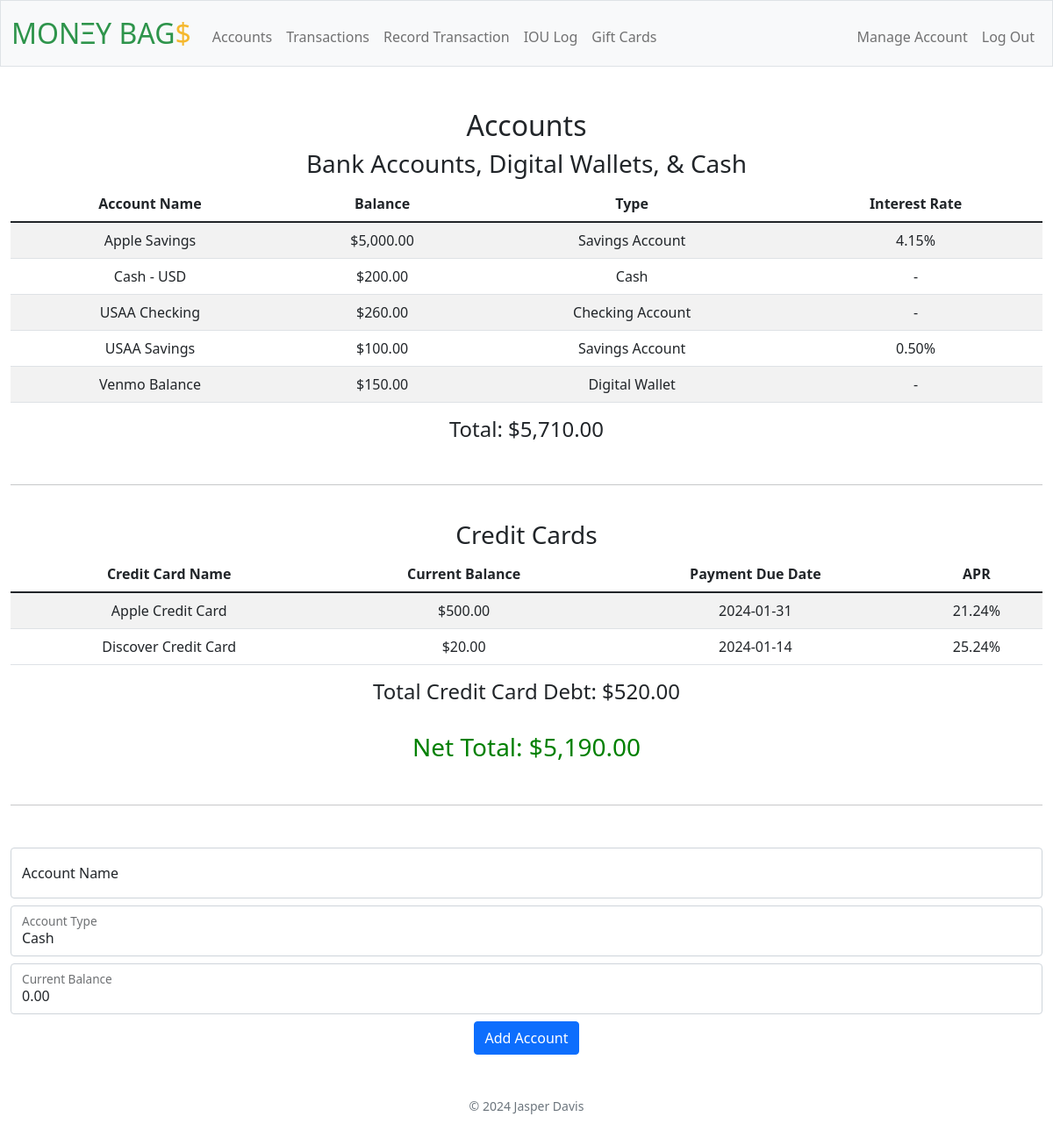
Page /accounts (signed in) on the committed database.
### tables this page shows
CREATE TABLE 'accounts' ('id' INTEGER PRIMARY KEY AUTOINCREMENT NOT NULL, 'user_id' INTEGER NOT NULL, 'name' TEXT NOT NULL, 'type' TEXT NOT NULL, 'balance' NUMERIC NOT NULL DEFAULT 0 , 'percentage' NUMERIC,'credit_card' BOOLEAN NOT NULL DEFAULT 0,'due_date' TEXT);

### app.py (the view)
@app.route("/accounts", methods=["GET", "POST"])
@login_required
def accounts():
    if request.method == "POST":
        """Add account"""
        if request.method == "POST":
            if not (name := request.form.get("name")):
                return apology("You must provide the account name")
            if not (a_type := request.form.get("type")):
                return apology("You must provide an account type")
            if a_type == "Credit Card":
                cc_status = 1
            else:
                cc_status = 0
            starting_balance = request.form.get("balance")
            if (percentage := request.form.get("percentage")) and float(percentage) < 0:
                return apology("You can't provide a negative interest rate")
            due_date = request.form.get("due_date")
            db.execute(
                "INSERT INTO accounts (user_id, name, type, balance, percentage, credit_card, due_date) VALUES(?, ?, ?, ?, ?, ?, ?)",
                session["user_id"],
                name,
                a_type,
                starting_balance,
                percentage,
                cc_status,
                due_date,
            )
            print("Account added.")
            flash("New account added!", "info")
            return redirect(url_for("accounts"))
        return render_template("accounts.html")
    else:
        accounts = db.execute("SELECT name, type, balance, credit_card, percentage, due_date FROM accounts WHERE user_id = ?", session["user_id"])
        account_types = db.execute("SELECT name FROM account_types WHERE user_id = ? OR user_id = ?", session["user_id"], 0)
        account_types = sorted(account_types, key=lambda x: x["name"])
        cc_accounts = []
        non_cc_accounts = []
        for account in accounts:
            if account["type"] == "Credit Card":
                cc_accounts.append(account)
            else:
                non_cc_accounts.append(account)
        cc_accounts = sorted(cc_accounts, key=lambda x: x["name"])
        non_cc_accounts = sorted(non_cc_accounts, key=lambda x: x["name"])
        due_date_options = [str(i) for i in range(1, 32)] + ["EOM"]
        return render_template("accounts.html", cc_accounts=cc_accounts, non_cc_accounts=non_cc_accounts, account_types=account_types, due_date_options=due_date_options)

### app.py (called while the page is built)
@app.after_request
def after_request(response):
    response.headers["Cache-Control"] = "no-cache, no-store, must-revalidate"
    response.headers["Expires"] = 0
    response.headers["Pragma"] = "no-cache"
    return response

### helpers.py (called while the page is built)
def login_required(f):
    @wraps(f)
    def decorated_function(*args, **kwargs):
        if session.get("user_id") is None:
            return redirect("/login")
        return f(*args, **kwargs)
    return decorated_function

def get_last_day_of_month():
    today = datetime.today()
    last_day = calendar.monthrange(today.year, today.month)[1]
    return today.replace(day=last_day).strftime('%Y-%m-%d')

def get_next_due_date(day):
    today = datetime.today()
    if day.upper() == "EOM":
        return get_last_day_of_month()
    else:
        day = int(day)
        if today.day <= day:
            target_date = today.replace(day=day)
        else:
            next_month = today.replace(day=28) + timedelta(days=4)  # Handle end of month edge case
            target_date = next_month.replace(day=day)
        return target_date.strftime('%Y-%m-%d')

def none_look(value):
    if value:
        return value
    else:
        return "-"

def usd(value):
    if value == 0 or value == "0":
        return f"${value:,.2f}"
    elif not value:
        return none_look(None)
    elif value < 0:
        return f"-${(-1 * value):,.2f}"
    else:
        return f"${value:,.2f}"

def pct(value):
    if value == "-":
        return none_look(value)
    else:
        return f"{(float(value) * 100):.2f}%"

### templates/accounts.html (shortened to what this page needs)
{% extends "layout.html" %}
{% block main %}
    <h2>Accounts</h2>
    <div class="section">
        <h3>Bank Accounts, Digital Wallets, & Cash</h3>
        <table class="table table-striped">
            <thead>
                <tr>
                    <th>Account Name</th>
                    <th>Balance</th>
                    <th>Type</th>
                    <th>Interest Rate</th>
                </tr>
            </thead>
            <tbody>
                {% set total = {'total': 0} %}
                {% for row in non_cc_accounts %}
                    <tr>
                        <td>{{ row.name }}</td>
                        {% if row.balance < 0 %}
                            <td class="table-danger">{{ row.balance | usd }}</td>
                        {% else %}
                            <td>{{ row.balance | usd }}</td>
                        {% endif %}
                        <td>{{ row.type }}</td>
                        <td>{{ row.percentage | none_look | pct }}</td>
                    </tr>
                {% endfor  %}
            </tbody>
        </table>
        <h4>Total: {{ total.total | usd }}</h3>
    </div>
    <br>
    <hr>
    <br>
    <div class="section">
        <h3>Credit Cards</h3>
        <table class="table table-striped">
            <thead>
                <tr>
                    <th>Credit Card Name</th>
                    <th>Current Balance</th>
                    <th>Payment Due Date</th>
                    <th>APR</th>
                </tr>
            </thead>
            <tbody>
                {% set total2 = {'total': 0} %}
                {% for row in cc_accounts %}
                    <tr>
                        <td>{{ row.name }}</td>
                        {% if row.balance < 0 %}
                            <td class="table-info">{{ row.balance | usd }}</td>
                        {% else %}
                            <td>{{ row.balance | usd }}</td>
                        {% endif %}
                        <td>{{ row.due_date | due_date }}</td>
                        <td>{{ row.percentage | none_look | pct }}</td>
                    </tr>
                {% endfor  %}
            </tbody>
        </table>
        <h4>Total Credit Card Debt: {{ total2.total | usd }}</h4>
    </div>
    <br>
    {% if (total.total - total2.total) > 0 %}
        <h3 style="color: green;">Net Total: {{ (total.total - total2.total) | usd }}</h3>
    {% elif (total.total - total2.total) == 0 %}
        <h3 style="color: gray;">Net Total: {{ (total.total - total2.total) | usd }}</h3>
    {% else %}
        <h3 style="color: red;">Net Total: {{ (total.total - total2.total) | usd }}</h3>
    {% endif %}
    <br>
    <hr>
    <br>
    <form action="/accounts" method="post">
        <div class="form-floating my-2">
            <input id="name" name="name" placeholder="Account Name" type="text" class="form-control" required autocomplete="off">
            <label for="name">Account Name</label>
        </div>
        <div class="form-floating my-2">
            <select id="type" name="type" placeholder="Account Type" class="form-control" required>
                {% for item in account_types %}
                    <option value="{{ item.name }}">{{ item.name }}</option>
                {% endfor %}
            </select>
            <label for="type">Account Type</label>
        </div>
        <div class="form-floating my-2">
            <input id="balance" name="balance" placeholder="Current Balance" type="number" class="form-control" min="0" value="0.00" step=".01" required autocomplete="off">
            <label for="balance">Current Balance</label>
        </div>
        <button class="btn btn-primary" type="submit">Add Account</button>
    </form>
{% endblock %}

### rows in the picture
accounts: name "Apple Savings", balance "$5,000.00", type "Savings Account", percentage|none_look "4.15%"
accounts: name "Cash - USD", balance "$200.00", type "Cash", percentage|none_look "-"
accounts: name "USAA Checking", balance "$260.00", type "Checking Account", percentage|none_look "-"
accounts: name "USAA Savings", balance "$100.00", type "Savings Account", percentage|none_look "0.50%"
accounts: name "Venmo Balance", balance "$150.00", type "Digital Wallet", percentage|none_look "-"
accounts: name "Apple Credit Card", balance "$500.00", due_date|due_date "2024-01-31", percentage|none_look "21.24%"
accounts: name "Discover Credit Card", balance "$20.00", due_date|due_date "2024-01-14", percentage|none_look "25.24%"

### other values in the picture
{{ total.total | usd }} "$5,710.00"
{{ total2.total | usd }} "$520.00"
{{ (total.total - total2.total) | usd }} "$5,190.00"
form field type "Cash"
